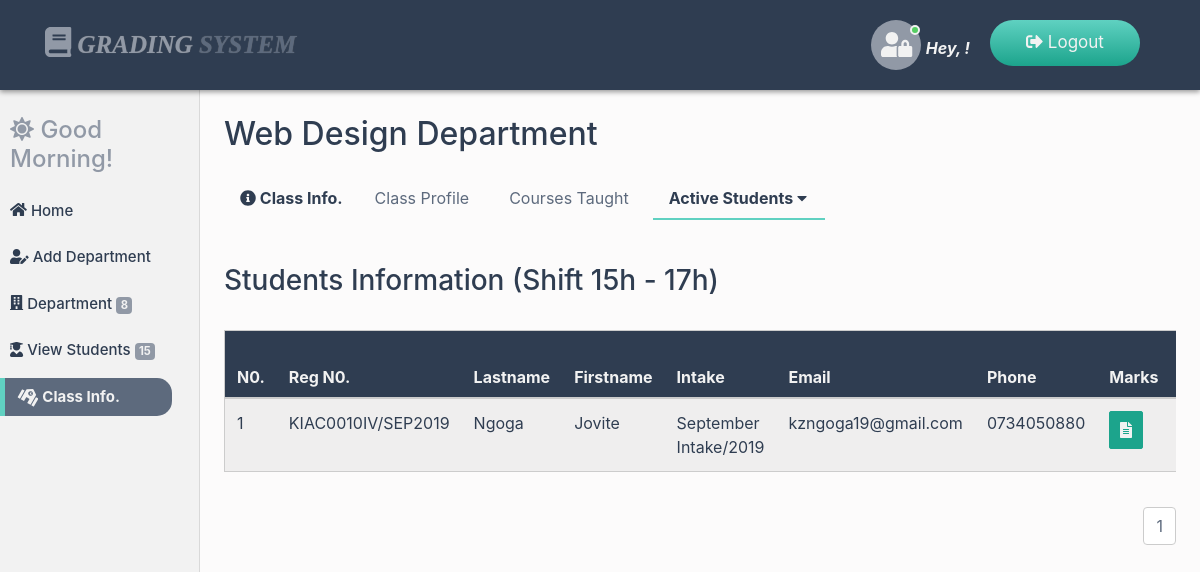
/dos-dashboard/department_info_shift3.php?class=1 (signed in), run on the app's committed database.
### tables this page shows
CREATE TABLE `department` (
  `dep_ID` int(20) NOT NULL,
  `dep_Name` varchar(200) NOT NULL,
  `status` varchar(20) NOT NULL
);

CREATE TABLE `student` (
  `student_ID` int(20) NOT NULL,
  `reg_Num` varchar(200) NOT NULL,
  `student_Fname` varchar(200) NOT NULL,
  `student_Lname` varchar(200) NOT NULL,
  `student_Mail` varchar(200) NOT NULL,
  `student_Gender` varchar(200) NOT NULL,
  `student_Address` varchar(200) NOT NULL,
  `student_Phone` varchar(200) NOT NULL,
  `parent_Phone` varchar(200) NOT NULL,
  `student_Intake` varchar(200) NOT NULL,
  `dep_ID` int(20) NOT NULL,
  `student_Shift` varchar(200) NOT NULL,
  `start_Date` varchar(20) NOT NULL,
  `status` varchar(20) NOT NULL
);

### dos-dashboard/department_info_shift3.php (the view, shortened to what this page needs)
<?php
include("../connection/connect.php");
include("session/session.php");
$retr = "Select * From users where user_ID = '$session_Id'";
$run_retr = mysqli_query($con, $retr);
$row_retr = mysqli_fetch_array($run_retr);
$fname = $row_retr['user_Fname'];
if(isset($_GET['class'])){
$departId = $_GET['class'];
$select = "Select * From Department where dep_ID = '$departId'";
$run_select = mysqli_query($con,$select);
$fetch_select = mysqli_fetch_array($run_select);
$departName = $fetch_select['dep_Name'];
}
?>
<!DOCTYPE html>
<html lang="en">
<head>
<link rel="stylesheet" href="../css/bootstrap.min.css">
<link rel="stylesheet" href="../css/all.min.css">
<link rel="stylesheet" href="../css/main.css">
<link rel="stylesheet" href="../css/animate.css">
</head>
<body>
<nav class="navbar navbar-expand-md bg-dark navbar-dark fixed-top main-nav">
  <div class="container">
        <a class="navbar-brand" href="index.php"><i class="fas fa-book logo-icon"></i> Grading <span class="fat">System</span></a>
      <ul class="nav navbar-nav ml-auto lang-switcher">
      <li class="nav-item">
      <span class="user-img">
        <span class="user-icon">
          <i class="fas fa-user-lock"></i>
        </span>
        <span class="status online"></span>
      </span> <span class="hello-user">Hey, <?php echo $fname;?>!</span>
      </li>
      <li class="nav-item">
        <a class="nav-link" href="logout.php">
        <i class="fas fa-sign-out-alt"></i> Logout</a>
      </li>
      </ul>
    </div>
</nav>
<div class="container-fluid">
  <div class="row">
    <nav class="col-md-2 d-none d-md-block sidebar">
      <div class="sidebar-sticky">
        <div class="dash-salute wow bounceInLeft" data-wow-duration="2s">
            <?php
            $time = date("H");
            if(($time >="0") && ($time <"12")){
                echo"<h4><i class='fas fa-sun'></i> Good Morning!</h4>";
            }
            ?>
        </div>
        <ul class="nav flex-column dash-nav">
          <li class="nav-item">
          <a href="index.php" class="nav-link">
          <i class="fa fa-home dash-icon"></i> Home</a></li>
          <li class="nav-item">
          <a href="add_department.php" class="nav-link">
          <i class="fas fa-user-edit dash-icon"></i> Add Department</a></li>
          <li class="nav-item">
          <a href="view_department.php" class="nav-link"><i class="fa fa-building dash-icon"></i>  Department
          <span class="badge badge-primary">
              <?php
              $count = "Select count(*) as NberOfData from department";
              $run_count = mysqli_query($con, $count);
              $row_count = mysqli_fetch_array($run_count);
              $count_data = $row_count['NberOfData'];
              echo $count_data;
              ?>
          </span>
          </a></li>
          <li class="nav-item">
          <a href="view_students.php" class="nav-link">
          <i class="fas fa-user-graduate dash-icon"></i> View Students
          <span class="badge badge-primary">
              <?php
              $count = "Select count(*) as NberOfData from student";
              $run_count = mysqli_query($con, $count);
              $row_count = mysqli_fetch_array($run_count);
              $count_data = $row_count['NberOfData'];
              echo $count_data;
              ?>
          </span>
          </a></li>
          <li class="nav-item">
          <a href="class_info.php" class="nav-link active">
          <i class="fas fa-school dash-icon"></i> Class Info.
          </a></li>
        </ul>
      </div>
    </nav>
    <main role="main" class="col-md-10 ml-sm-auto px-4">
      <div class="dash-output-section">
        <h2><?php echo $departName;?> Department</h2>
        <ul class="nav sub-nav">
           <li class="nav-item">
            <p class="nav-link sub-nav-head"><i class="fas fa-info-circle"></i> Class Info.</p>
          </li>
          <li class="nav-item">
            <a href="department_info_profile.php?class=<?php echo $departId;?>" class="nav-link">
              Class Profile
            </a>
          </li>
          <li class="nav-item">
            <a href="department_info_courses.php?class=<?php echo $departId;?>" class="nav-link">
              Courses Taught
            </a>
          </li>
          <li class="nav-item dropdown">
            <a href="#" class="nav-link active" data-toggle="dropdown">
              Active Students <i class="fas fa-caret-down"></i>
            </a>
          </li>
        </ul>
        <div class="info-display">
          <h3 class="">Students Information
          (Shift 15h - 17h)</h3>
          <div class="table-responsive">
            <table class="table table-striped mt-4">
             <thead>
                <th>N0.</th>
                <th>Reg N0.</th>
                <th>Lastname</th>
                <th>Firstname</th>
                <th>Intake</th>
                <th>Email</th>
                <th>Phone</th>
                <th>Marks</th>
                <th>Change Department</th>
              </thead>
               <?php
                $select = "Select student.student_Fname,student.student_Lname,
                        student.student_Mail,student.student_Gender,student.student_Address,
                        student.student_Phone,student.Reg_Num,student.student_Intake,
                        department.dep_Name FROM student INNER JOIN department
                        ON student.dep_ID = department.dep_ID
                        WHERE department.dep_ID = '$departId'  AND student.status = 'On' AND student.student_Shift = '15h-17h' ORDER BY student.student_Lname";
                $run_select = mysqli_query($con, $select);
                $number_of_results = mysqli_num_rows($run_select);
                $results_per_page = 5;
                $nber_of_Pages = ceil($number_of_results / $results_per_page);
                if(!isset($_GET['page'])){
                    $page = 1;
                  }
                  else{
                    $page = $_GET['page'];
                  }
                $this_page_first_result = ($page - 1) * $results_per_page;
                $select = "Select student.student_ID,student.student_Fname,student.student_Lname,
                        student.student_Mail,student.student_Gender,student.student_Address,
                        student.student_Phone,student.Reg_Num,student.student_Intake,
                        department.dep_Name FROM student INNER JOIN department
                        ON student.dep_ID = department.dep_ID
                        WHERE department.dep_ID = '$departId'  AND student.status = 'On' AND student.student_Shift = '15h-17h' ORDER BY student.student_Lname
                LIMIT " . $this_page_first_result . ',' . $results_per_page;
                $run_select = mysqli_query($con, $select);
                $num = $this_page_first_result;
                while($row_select = mysqli_fetch_array($run_select)){
                 $stdId = $row_select['student_ID'];
                 $fname = $row_select['student_Fname'];
                 $lname = $row_select['student_Lname'];
                 $email = $row_select['student_Mail'];
                 $phone = $row_select['student_Phone'];
                 $regNum = $row_select['Reg_Num'];
                 $intake = $row_select['student_Intake'];
                 $num++;
                ?>
                <tr>
                <td><?php echo $num; ?></td>
                <td><?php echo $regNum; ?></td>
                <td><?php echo $lname; ?></td>
                <td><?php echo $fname; ?></td>
                <td><?php echo $intake; ?></td>
                <td><?php echo $email; ?></td>
                <td><?php echo $phone; ?></td>
                <td><a href="view_marks_shift3.php?marksFor=<?php echo $stdId;?>">
                <button type="button" class="btn btn-primary"
                title="Update"><span class="fa fa-file-alt"></span></button></a></td>
                <td></td>
                </tr>
                <?php }?>
            </table>
            <ul class="pagination justify-content-end">
            <?php
            for($i=1; $i<=$nber_of_Pages; $i++){
                echo '<li class="page-item"><a
                class="page-link"
                href="department_info_shift3.php?class='.$departId.'&page='. $i .'">
                '. $i .' </a></li>';
            }
            ?>
            </ul>
        </div>
      </div>
    </main>
  </div>
</div>
</body>
</html>

### data on the page
department: dep_Name "Web Design"
student: reg_Num "KIAC0010IV/SEP2019", student_Lname "Ngoga", student_Fname "Jovite", student_Intake "September Intake/2019", student_Mail "kzngoga19@gmail.com", student_Phone "0734050880"

### other printed values
$count_data "8"
$count_data "15"
